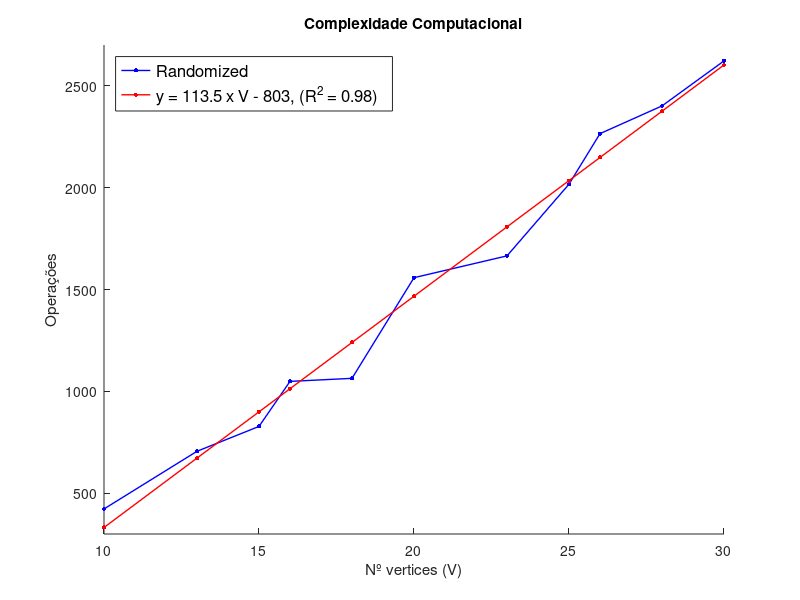

MATLAB code to generate this figure:
clear all
close all
clc

Size =[10, 13, 15, 16, 18, 20, 23, 25, 26, 28, 30];
Total_operacoes =[423, 706, 828, 1049, 1064, 1558, 1665, 2017, 2265, 2401, 2622];


% Linear model Poly1:
%      f(x) = p1*x + p2
% Coefficients (with 95% confidence bounds):
%        p1 =       113.5  (102.6, 124.5)
%        p2 =        -803  (-1037, -569.2)
% 
% Goodness of fit:
%   SSE: 9.044e+04
%   R-square: 0.9838
%   Adjusted R-square: 0.982
%   RMSE: 100.2


p1 = 113.5;
p2 = -803;
f = p1*Size+p2;

figure(1)
hold on

plot(Size,Total_operacoes,'b.-','LineWidth',1,'MarkerSize',10)
plot(Size,f,'r.-','LineWidth',1,'MarkerSize',10)
ylabel('Operações')
xlabel('Nº vertices (V)')
legend('Randomized','y = 113.5 x V - 803, (R^2 = 0.98)','Location','northwest','FontSize',12)
title('Complexidade Computacional')
axis([10 30 300 2700])